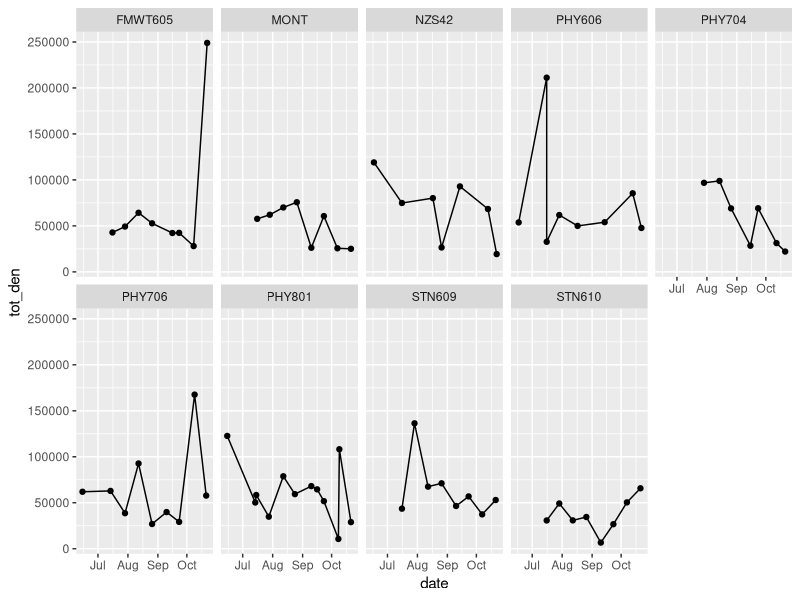
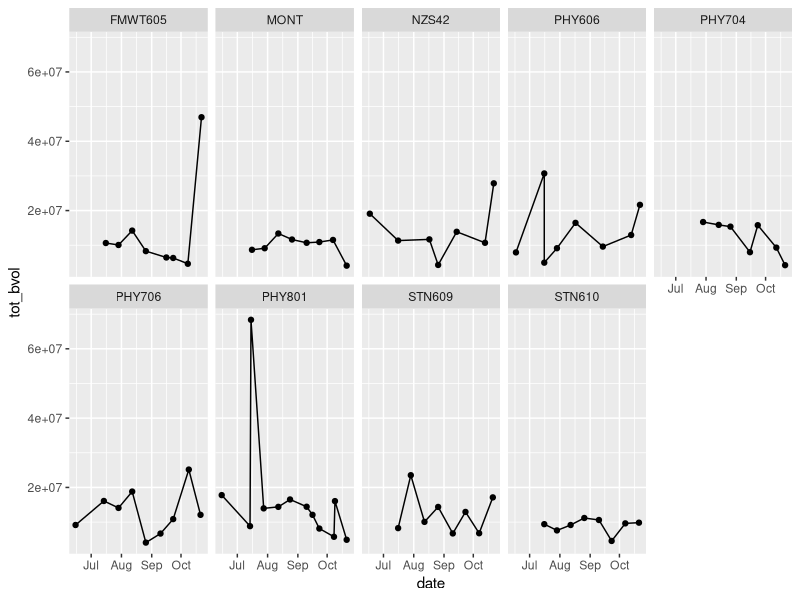
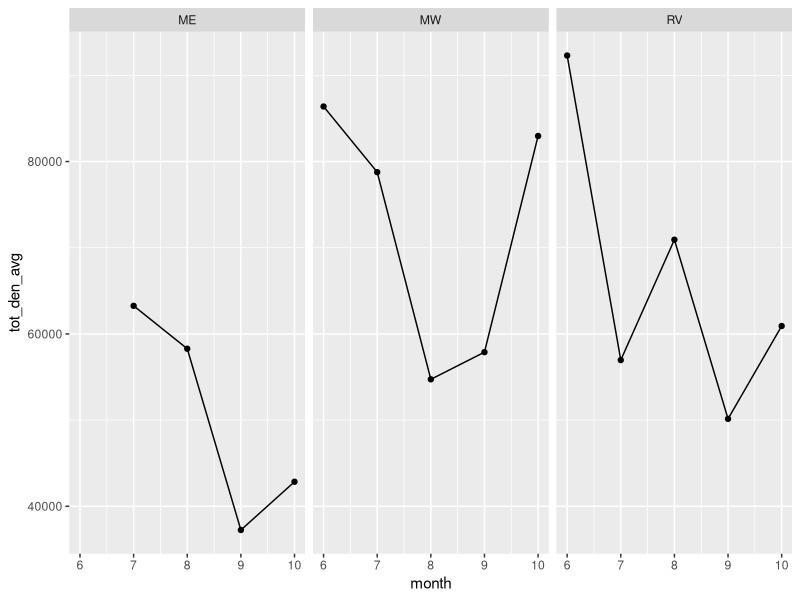
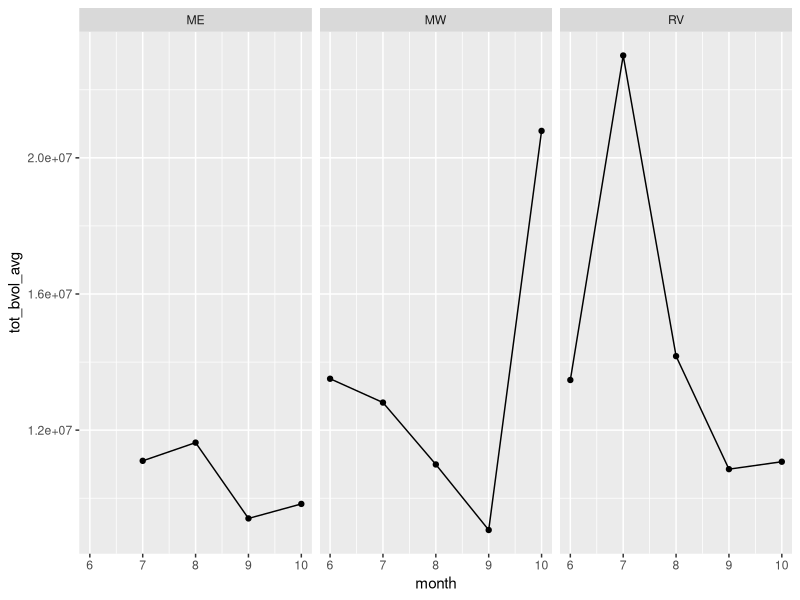
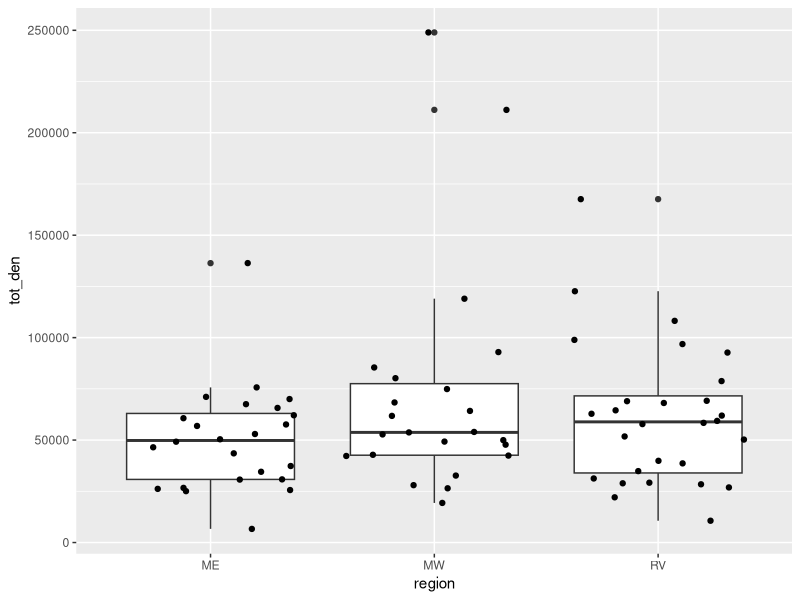
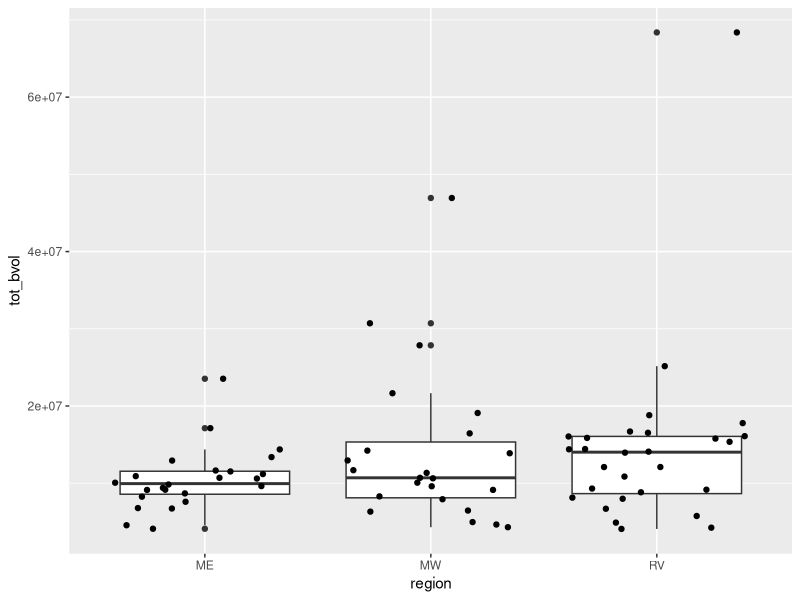
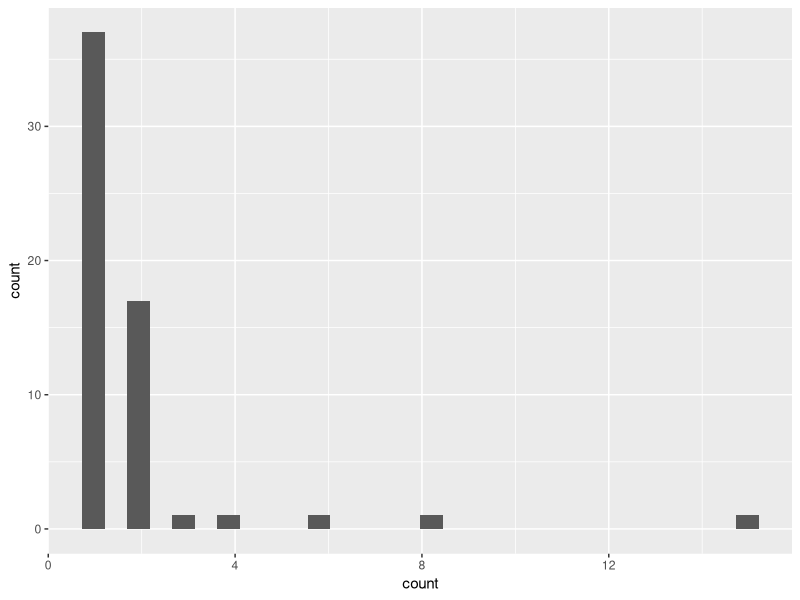
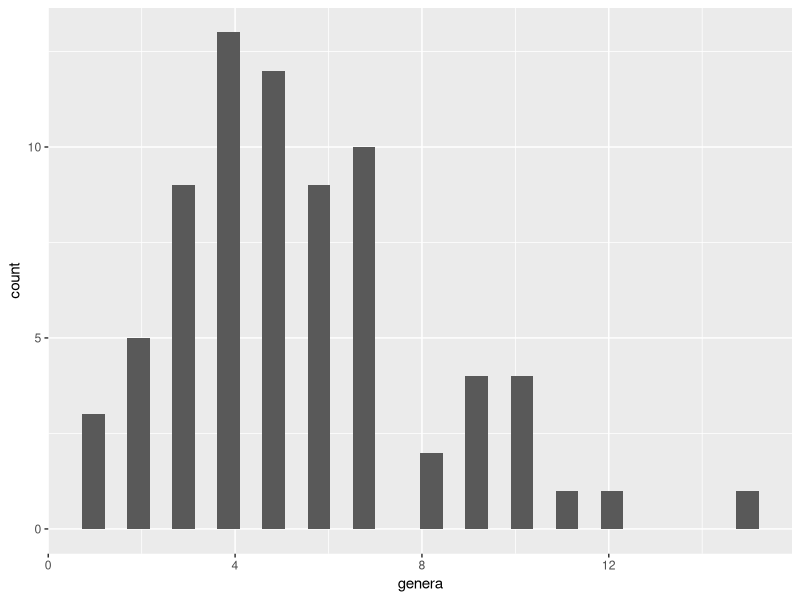

Write the R code that produced these figures, in order.
#SMSCG
#phytoplantkon
#data visualizations

#Note: refer to DSRS plotting code
#also compare DFW and EMP samples where possible

#total organisms per ml
#total biovolume per ml
#both responses by major taxonomic group (likely phylum)
#maybe nmds by region

#NOTE: don't forget to compare data with notes about some samples not looking not well preserved
#also note that EMP data starts in June but DFW data starts in July

#load packages
library(tidyverse)
library(ggplot2)
library(lubridate)

# 1. Read in the Data----------------------------------------------
# Dataset is on SharePoint site for the SMSCG action

# Define path on SharePoint site for data
sharepoint_path <- normalizePath(
  file.path(
    Sys.getenv("USERPROFILE"),
    "California Department of Water Resources/SMSCG - Summer Action - Data/Phytoplankton"
  )
)  

phyto_vis<-read_csv("SMSCG_phytoplankton_formatted_2020.csv")
#looks like column types are all correct, even date and time


#format data---------------

#look at station names
sort(unique(phyto_vis$station))
#names are mostly, but not completely, unique
#fix this one because it's needed: "STN 610" vs "STN610"
#the rest will be filtered out: 
#"C3A" "C3A-Hood" "C3A-HOOD"
#"D16"  "D16-Twitchell"
#"E26" vs "EZ6" 

#remove spaces from all station names, which will remove the redundant versions of 610
phyto_vis$station2<-str_replace_all(phyto_vis$station, " ", "")

#EMP stations: Subset to just the four relevant to SMSCG
#Two different naming systems for stations: EMP (DFW)
#D22 (NZ064), D4 (NZ060), NZ032 (NZ032), NZS42 (NZS42)

#create data frame that groups names of stations that represent the same general location and adds the three broad regions
#RV = Sacramento River, ME = East Suisun Marsh, MW = West Suisun Marsh
station_key <- data.frame(
  station2 = c("STN706", "FMWT706", "NZ064", "D22","STN704","FMWT704","STN801", "FMWT802", "NZ060", "D4","STN609","MONT","STN610","FMWT605", "STN606","FMWT606","NZ032","NZS42"),
  station_comb = c(rep("PHY706", 4), rep("PHY704",2), rep("PHY801", 4),"STN609","MONT","STN610", "FMWT605", rep("PHY606",3),"NZS42"),
  region = c(rep("RV",10), rep("ME",3), rep("MW",5))
)
glimpse(station_key)

#join the sample data and the new station/region data
#by using inner_join, only the SMSCG relevant stations are kept
phyto_gates<- inner_join(phyto_vis,station_key) 

#add a column for month
phyto_gates$month<-month(phyto_gates$date)
#just extracts the month from the date
#could consider rounding date to nearest month too

#how many genera didn't match up with higher taxonomy?
sum(is.na(phyto_gates$class))
#there are 12 rows that aren't matched with higher level taxonomy

#look at distinct genera and taxa
taxon_na<-phyto_gates %>% 
  filter(is.na(class)) %>% 
  distinct(genus, taxon) %>% 
  arrange(genus,taxon)
#7 genera and 8 taxa that's weren't in higher taxonomy spreadsheet
#need to add them

#look at number of samples per station
s_samp_count<-phyto_gates %>% 
  distinct(station_comb, date) %>% 
  group_by(station_comb) %>% 
  summarize(count = n())  
#generally 7-8 as expected 

#look at number of samples per region
r_samp_count<-phyto_gates %>% 
  distinct(region, date) %>% 
  group_by(region) %>% 
  summarize(count = n())  
#twice as many samples in river as east marsh
#west marsh intermediate in sample number


#plot time series of density and biovolume by station-----------

#summarize density and biovolume data by sample (station x date combo)
#so sum all the taxon specific densities and biovolumes within a sample
s_phyto_sum<-phyto_gates %>% 
  group_by(region, station_comb, station2, date, month) %>% 
  summarize(
    tot_den = sum(organisms_per_ml)
    ,tot_bvol = sum(biovolume_per_ml)
  )


#plot total phytoplankton density by station 
(plot_st_tot_den <-ggplot(s_phyto_sum, aes(x=date, y=tot_den))+ #specified what to plot on the x and y axes
    geom_line() + 
    geom_point() + 
    facet_wrap(~station_comb, nrow=2)
  )

#plot total phytoplankton biovolume by station
(plot_st_tot_bvol <-ggplot(s_phyto_sum, aes(x=date, y=tot_bvol))+ 
    geom_line() + 
    geom_point() + 
    facet_wrap(~station_comb, nrow=2)
)

#plot time series of density and biovolume by region-----------

#so calculate means for densities and biovolumes 
#across stations within regions and across dates within months
r_phyto_sum<-s_phyto_sum %>% 
  group_by(region, month) %>% 
  summarize(
    tot_den_avg = mean(tot_den)
    ,tot_bvol_avg = mean(tot_bvol)
  )

#plot mean total phytoplankton density by region
(plot_rg_tot_den <-ggplot(r_phyto_sum, aes(x=month, y=tot_den_avg))+ 
    geom_line() + 
    geom_point() + 
    facet_wrap(~region)
)

#plot mean total phytoplankton biovolume by region
(plot_rg_tot_bvol <-ggplot(r_phyto_sum, aes(x=month, y=tot_bvol_avg))+ 
    geom_line() + 
    geom_point() + 
    facet_wrap(~region)
)

#boxplots of total density and biovolume by region-------

(plot_rg_tot_den_bx<-ggplot(data=s_phyto_sum, aes(x = region, y = tot_den)) + 
   geom_boxplot()+
   geom_jitter() #adds all points to plot, not just outliers
)

(plot_rg_tot_bvol_bx<-ggplot(data=s_phyto_sum, aes(x = region, y = tot_bvol)) + 
    geom_boxplot()+
    geom_jitter() #adds all points to plot, not just outliers
)


#plot number of genera by station and region-------

#determine how many species typically within each genera
#if generally one, then easier to just use genus for plots/analysis
ssp_count<-phyto_gates %>% 
  distinct(genus, taxon) %>% 
  group_by(genus) %>% 
  summarize(count = n())  

#use histogram to visualize distribution of species per genera
(plot_spp_per_genus_hist<-ggplot(data=ssp_count, aes(x = count)) + 
    geom_histogram()
)
#most genera contain 1-2 species but some contain up to 15

#look closer at genera with many species
genera_rich<-phyto_gates %>% 
  distinct(genus, taxon) %>% 
  filter(genus=="Nitzschia" | genus =="Navicula") %>% 
  arrange(genus)
#not just unique because of variants of same name
#actually quite a few different species within these genera present

#create df that counts genera by sample
phyto_genera_sum<-phyto_gates %>% 
  distinct(region, station_comb,date, month,genus) %>% 
  group_by(region, station_comb,date, month) %>% 
  summarize(genera = n())

#use histogram to visualize distribution of genera per sample
(plot_genera_per_sample_hist<-ggplot(data=phyto_genera_sum, aes(x = genera)) + 
    geom_histogram()
)
#generally 1-7 but some up to 15 genera per sample

#plot time series of number of genera by station
(plot_st_genera <-ggplot(phyto_genera_sum, aes(x=date, y=genera))+ 
    geom_line() + 
    geom_point() + 
    facet_wrap(~station_comb)
)

#number of genera per region
phyto_genera_sum_rg<-phyto_gates %>% 
  distinct(region,date, month,genus) %>% 
  group_by(region,date, month) %>% 
  summarize(genera = n())

#plot time series of number of genera by region
(plot_st_genera <-ggplot(phyto_genera_sum_rg, aes(x=date, y=genera))+ 
    geom_line() + 
    geom_point() + 
    facet_wrap(~region)
)

#stacked bar plot showing phyla by station-------

#summarize density and biovolume data by sample and phylum
#so sum densities and biovolumes within a sample by phylum
s_phyto_phylum_sum<-phyto_gates %>% 
  group_by(region, station_comb, date, month,phylum) %>% 
  summarize(
    tot_den = sum(organisms_per_ml)
    ,tot_bvol = sum(biovolume_per_ml)
  )

#stacked bar plot time series of density by phylum and station
(plot_st_den_per_phylum <-ggplot(s_phyto_phylum_sum
      , aes(x=date, y= tot_den,  fill = phylum))+
  geom_bar(position = "stack", stat = "identity") + 
  ylab("Phytoplankton Density (Organisms / mL)") + xlab("Date") + 
  #scale_colour_discrete(drop=T, limits = levels(phylum$phylum))+
  #scale_fill_manual(name = "Phylum",
   #                 values=phylum_colors,
    #                breaks=phylum_names,
     #               labels = phylum_names)+ 
  facet_grid(~station_comb
             #,labeller = labeller(island = island_label) 
))
#cyanobacteria dominates the community numerically at all stations and times
#figure out why there is "NA" category for phylum

#stacked bar plot time series of density by phylum and station
(plot_st_bvol_per_phylum <-ggplot(s_phyto_phylum_sum, aes(x=date, y= tot_bvol,  fill = phylum))+
    geom_bar(position = "stack", stat = "identity") + 
    ylab("Phytoplankton Biovolume") + xlab("Date") + 
    #scale_colour_discrete(drop=T, limits = levels(phylum$phylum))+
    #scale_fill_manual(name = "Phylum",
    #                 values=phylum_colors,
    #                breaks=phylum_names,
    #               labels = phylum_names)+ 
    facet_grid(~station_comb
               #,labeller = labeller(island = island_label) 
    ))
#mostly cyanobactera as well as diatoms and allies


#stacked bar plot showing phyla by region-------

#summarize density and biovolume data by region, date and phylum
#so sum densities and biovolumes within a region and date by phylum
r_phyto_phylum_sum<-s_phyto_phylum_sum %>% 
  group_by(region, month, phylum) %>% 
  summarize(
    tot_den_avg = mean(tot_den)
    ,tot_bvol_avg = mean(tot_bvol)
  )

#stacked bar plot time series of density by phylum and station
(plot_rg_den_per_phylum <-ggplot(r_phyto_phylum_sum
                                 , aes(x=month, y= tot_den_avg,  fill = phylum))+
    geom_bar(position = "stack", stat = "identity") + 
    ylab("Phytoplankton Density (Organisms / mL)") + xlab("Date") + 
    #scale_colour_discrete(drop=T, limits = levels(phylum$phylum))+
    #scale_fill_manual(name = "Phylum",
    #                 values=phylum_colors,
    #                breaks=phylum_names,
    #               labels = phylum_names)+ 
    facet_grid(~region
               #,labeller = labeller(island = island_label) 
    ))
#cyanobacteria dominates the community numerically at all stations and times
#figure out why there is "NA" category for phylum

#stacked bar plot time series of density by phylum and station
(plot_rg_bvol_per_phylum <-ggplot(r_phyto_phylum_sum
                                 , aes(x=month, y= tot_bvol_avg,  fill = phylum))+
    geom_bar(position = "stack", stat = "identity") + 
    ylab("Phytoplankton Biovolume") + xlab("Date") + 
    #scale_colour_discrete(drop=T, limits = levels(phylum$phylum))+
    #scale_fill_manual(name = "Phylum",
    #                 values=phylum_colors,
    #                breaks=phylum_names,
    #               labels = phylum_names)+ 
    facet_grid(~region
               #,labeller = labeller(island = island_label) 
    ))
#mostly cyanobactera as well as diatoms and allies




